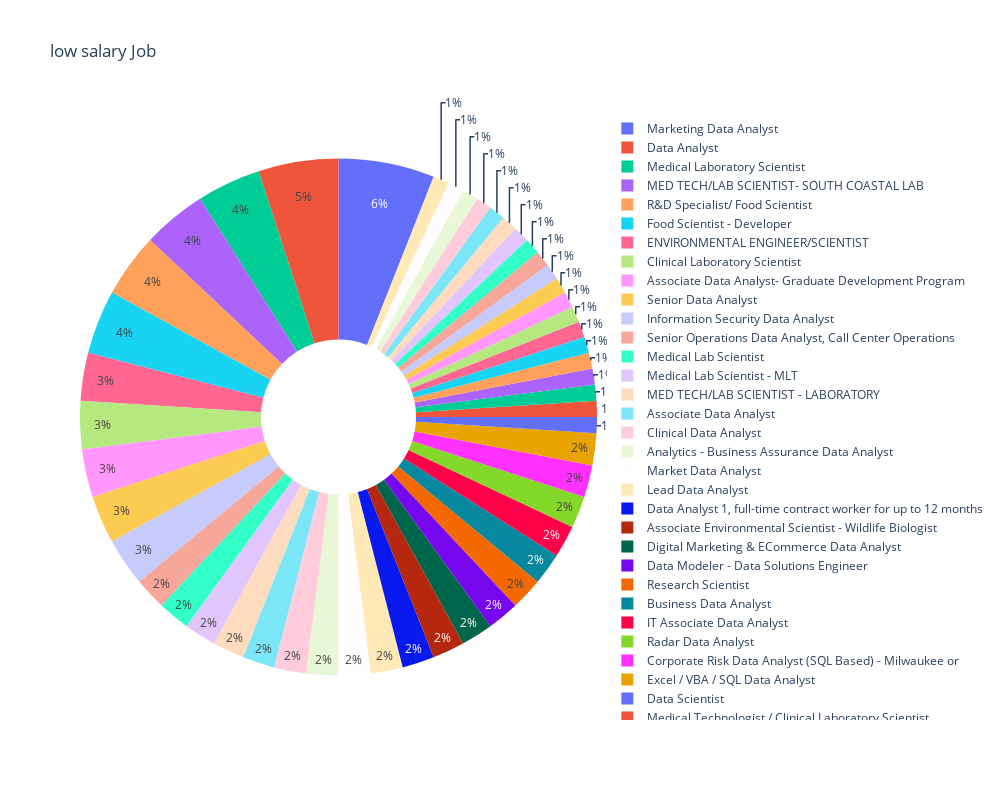

Source (notebook cell):
### Code cell
ex.pie(low_salary_100_data, names='Job Title',title='low salary Job',hole=0.3, width=1000, height=800)

### Figure 1 — Plotly figure (JSON) as saved in the notebook; plotly's stock layout.template omitted (floating-point values rounded to 4 significant figures)
{"data": [{"domain": {"x": [0, 1], "y": [0, 1]}, "hole": 0.3, "hovertemplate": "Job Title=%{label}<extra></extra>", "labels": ["Senior Operations Data Analyst, Call Center Operations", "Senior Operations Data Analyst, Call Center Operations", "Data Scientist", "Medical Technologist / Clinical Laboratory Scientist", "Medical Lab Scientist", "Medical Lab Scientist", "Medical Laboratory Scientist", "Medical Laboratory Scientist", "Medical Laboratory Scientist", "Medical Laboratory Scientist", "Medical Lab Scientist - MLT", "Medical Lab Scientist - MLT", "ENVIRONMENTAL ENGINEER/SCIENTIST", "ENVIRONMENTAL ENGINEER/SCIENTIST", "ENVIRONMENTAL ENGINEER/SCIENTIST", "MED TECH/LAB SCIENTIST- SOUTH COASTAL LAB", "MED TECH/LAB SCIENTIST- SOUTH COASTAL LAB", "MED TECH/LAB SCIENTIST- SOUTH COASTAL LAB", "MED TECH/LAB SCIENTIST - LABORATORY", "MED TECH/LAB SCIENTIST - LABORATORY", "MED TECH/LAB SCIENTIST- SOUTH COASTAL LAB", "Associate Data Analyst", "Clinical Laboratory Scientist", "Clinical Laboratory Scientist", "Clinical Laboratory Scientist", "Clinical Scientist, Clinical Development", "Clinical Data Analyst", "Clinical Data Analyst", "Project Scientist", "Data Analytics Manager", "Analytics - Business Assurance Data Analyst", "Analytics - Business Assurance Data Analyst", "Market Data Analyst", "Market Data Analyst", "Foundational Community Supports Data Analyst", "Associate Data Analyst- Graduate Development Program", "Associate Data Analyst- Graduate Development Program", "Associate Data Analyst- Graduate Development Program", "Lead Data Analyst", "Lead Data Analyst", "Supply Chain Data Analyst", "Data Analyst", "Associate Data Analyst", "Data Management Specialist", "E-Commerce Data Analyst", "Marketing Data Analyst", "Marketing Data Analyst", "Marketing Data Analyst", "Marketing Data Analyst", "Data Analyst", "Marketing Data Analyst", "Marketing Data Analyst", "Data Analyst 1, full-time contract worker for up to 12 months", "Data Analyst 1, full-time contract worker for up to 12 months", "Junior Data Analyst", "Associate Environmental Scientist - Wildlife Biologist", "Associate Environmental Scientist - Wildlife Biologist", "Digital Marketing & ECommerce Data Analyst", "Digital Marketing & ECommerce Data Analyst", "Data Modeler - Data Solutions Engineer", "Data Modeler - Data Solutions Engineer", "R&D Specialist/ Food Scientist", "Research Scientist", "R&D Specialist/ Food Scientist", "R&D Specialist/ Food Scientist", "CONSULTANT– DATA ANALYTICS GROUP", "R&D Specialist/ Food Scientist", "Assistant Director/Director, Office of Data Science", "Business Data Analyst", "Business Data Analyst", "Data Analyst", "Food Scientist - Developer", "IT Associate Data Analyst", "Food Scientist - Developer", "Food Scientist - Developer", "IT Associate Data Analyst", "Food Scientist - Developer", "Senior Data Analyst", "Data Analyst", "Financial Data Analyst", "Jr. Business Data Analyst", "Data Scientist - Research", "Information Security Data Analyst", "Data Engineering Analyst", "Radar Data Analyst", "Radar Data Analyst", "System and Data Analyst", "Data Analyst", "Corporate Risk Data Analyst (SQL Based) - Milwaukee or", "RESEARCH SCIENTIST - BIOLOGICAL SAFETY", "Corporate Risk Data Analyst (SQL Based) - Milwaukee or", "Data Engineer", "Staff Scientist", "Senior Data Analyst", "Excel / VBA / SQL Data Analyst", "Information Security Data Analyst", "Senior Data Analyst", "Information Security Data Analyst", "Research Scientist", "Excel / VBA / SQL Data Analyst"], "legendgroup": "", "name": "", "showlegend": true, "type": "pie"}], "layout": {"height": 800, "legend": {"tracegroupgap": 0}, "title": {"text": "low salary Job"}, "width": 1000}}
